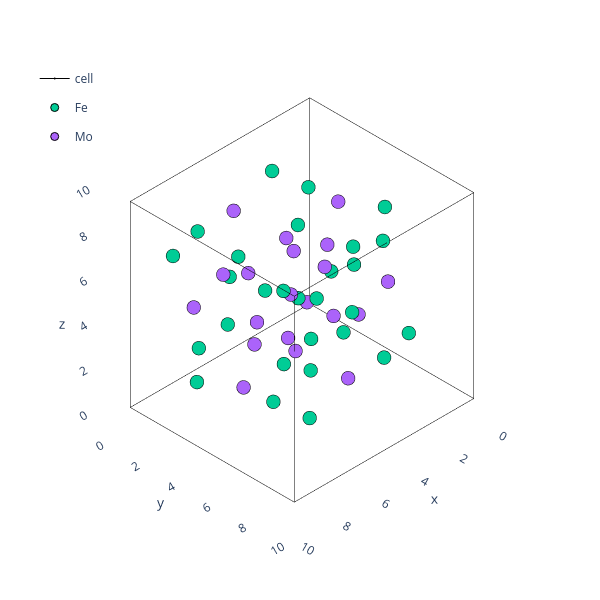

Notebook code for this chart:
### Code cell
theatoms=binaries_predict['R']['Atoms'].atoms.sample(n=1).iloc[0]
plotting.plotly_atoms(theatoms)

### Figure 1 — Plotly figure (JSON) as saved in the notebook; plotly's stock layout.template omitted (floating-point values rounded to 4 significant figures)
{"data": [{"hoverinfo": "skip", "legendgroup": "cell", "line": {"color": "black", "width": 1}, "marker": {"size": 0.01}, "name": "cell", "showlegend": false, "type": "scatter3d", "x": [0, 9.201], "y": [0, 0], "z": [0, 0]}, {"hoverinfo": "skip", "legendgroup": "cell", "line": {"color": "black", "width": 1}, "marker": {"size": 0.01}, "name": "cell", "showlegend": false, "type": "scatter3d", "x": [0, 0], "y": [0, 9.214], "z": [0, 0]}, {"hoverinfo": "skip", "legendgroup": "cell", "line": {"color": "black", "width": 1}, "marker": {"size": 0.01}, "name": "cell", "showlegend": false, "type": "scatter3d", "x": [0, 0], "y": [0, 0], "z": [0, 9.2]}, {"hoverinfo": "skip", "legendgroup": "cell", "line": {"color": "black", "width": 1}, "marker": {"size": 0.01}, "name": "cell", "showlegend": false, "type": "scatter3d", "x": [9.201, 9.201], "y": [0, 9.214], "z": [0, 0]}, {"hoverinfo": "skip", "legendgroup": "cell", "line": {"color": "black", "width": 1}, "marker": {"size": 0.01}, "name": "cell", "showlegend": false, "type": "scatter3d", "x": [0, 9.201], "y": [9.214, 9.214], "z": [0, 0]}, {"hoverinfo": "skip", "legendgroup": "cell", "line": {"color": "black", "width": 1}, "marker": {"size": 0.01}, "name": "cell", "showlegend": false, "type": "scatter3d", "x": [9.201, 9.201], "y": [9.214, 9.214], "z": [0, 9.2]}, {"hoverinfo": "skip", "legendgroup": "cell", "line": {"color": "black", "width": 1}, "marker": {"size": 0.01}, "name": "cell", "showlegend": false, "type": "scatter3d", "x": [9.201, 9.201], "y": [0, 0], "z": [0, 9.2]}, {"hoverinfo": "skip", "legendgroup": "cell", "line": {"color": "black", "width": 1}, "marker": {"size": 0.01}, "name": "cell", "showlegend": false, "type": "scatter3d", "x": [0, 0], "y": [9.214, 9.214], "z": [0, 9.2]}, {"hoverinfo": "skip", "legendgroup": "cell", "line": {"color": "black", "width": 1}, "marker": {"size": 0.01}, "name": "cell", "showlegend": false, "type": "scatter3d", "x": [0, 9.201], "y": [0, 0], "z": [9.2, 9.2]}, {"hoverinfo": "skip", "legendgroup": "cell", "line": {"color": "black", "width": 1}, "marker": {"size": 0.01}, "name": "cell", "showlegend": false, "type": "scatter3d", "x": [0, 0], "y": [0, 9.214], "z": [9.2, 9.2]}, {"hoverinfo": "skip", "legendgroup": "cell", "line": {"color": "black", "width": 1}, "marker": {"size": 0.01}, "name": "cell", "showlegend": false, "type": "scatter3d", "x": [0, 9.201], "y": [9.214, 9.214], "z": [9.2, 9.2]}, {"hoverinfo": "skip", "legendgroup": "cell", "line": {"color": "black", "width": 1}, "marker": {"size": 0.01}, "name": "cell", "showlegend": true, "type": "scatter3d", "x": [9.201, 9.201], "y": [0, 9.214], "z": [9.2, 9.2]}, {"hovertext": ["Fe0", "Fe1", "Fe2", "Fe3", "Fe4", "Fe5", "Fe6", "Fe7", "Fe8", "Fe9", "Fe10", "Fe11", "Fe12", "Fe13", "Fe14", "Fe15", "Fe16", "Fe17", "Fe18", "Fe19", "Fe20", "Fe21", "Fe22", "Fe23", "Fe24", "Fe25", "Fe26", "Fe27", "Fe28", "Fe29", "Fe30", "Fe31"], "marker": {"line": {"color": "black", "width": 1}}, "mode": "markers", "name": "Fe", "type": "scatter3d", "x": [3.575, 8.156, 2.008, 7.202, 2.599, 9.724, 4.529, 9.132, 2.647, 1.13, 3.105, 9.084, 10.6, 8.626, 6.744, 3.47, 6.317, 4.987, 8.261, 5.414, 4.467, 1.539, 5.148, 7.265, 10.19, 6.583, 4.008, 9.067, 2.919, 7.724, 2.664, 8.813], "y": [3.269, 7.452, 2.118, 1.656, 7.018, 8.603, 9.065, 3.703, 2.97, 2.437, 0.8897, 7.752, 8.284, 9.832, 5.928, 6.281, 2.901, 4.793, 4.441, 7.82, 4.939, 4.118, 1.136, 5.782, 6.603, 9.585, 2.27, 3.59, 8.754, 8.451, 7.131, 1.968], "z": [3.56, 8.111, 7.197, 2.409, 2.137, 4.474, 9.263, 9.535, 1.134, 3.144, 2.571, 10.54, 8.527, 9.1, 3.431, 6.392, 6.622, 8.241, 5.28, 5.05, 1.549, 5.227, 4.324, 10.12, 6.445, 7.347, 9.0, 2.721, 4.189, 2.672, 8.951, 7.482]}, {"hovertext": ["Mo0", "Mo1", "Mo2", "Mo3", "Mo4", "Mo5", "Mo6", "Mo7", "Mo8", "Mo9", "Mo10", "Mo11", "Mo12", "Mo13", "Mo14", "Mo15", "Mo16", "Mo17", "Mo18", "Mo19", "Mo20"], "marker": {"line": {"color": "black", "width": 1}}, "mode": "markers", "name": "Mo", "type": "scatter3d", "x": [5.866, 2.556, 7.824, 4.925, 9.175, 3.908, 6.807, 4.961, 1.854, 2.568, 6.77, 9.878, 9.164, 6.028, 3.976, 4.032, 5.703, 7.756, 7.699, 0.8736, 10.86], "y": [5.361, 4.392, 2.052, 7.545, 6.33, 8.669, 3.176, 2.325, 4.764, 1.488, 8.397, 5.957, 9.234, 3.636, 5.686, 3.51, 7.085, 5.035, 7.211, 0.795, 9.926], "z": [5.836, 7.875, 4.724, 2.626, 3.796, 6.948, 9.045, 1.758, 2.653, 4.921, 9.913, 9.018, 6.751, 3.887, 4.078, 6.004, 7.785, 7.593, 5.667, 0.8835, 10.79]}], "layout": {"height": 600, "legend": {"x": 0.05, "xanchor": "left", "y": 0.9, "yanchor": "top"}, "margin": {"b": 5, "l": 5, "r": 0.5, "t": 5}, "scene": {"aspectmode": "data", "camera": {"projection": {"type": "orthographic"}}, "xaxis": {"range": [-0.9201, 10.12], "showbackground": false, "showgrid": false}, "yaxis": {"range": [-0.9214, 10.14], "showbackground": false, "showgrid": false}, "zaxis": {"range": [-0.92, 10.12], "showbackground": false, "showgrid": false}}, "width": 600}}
